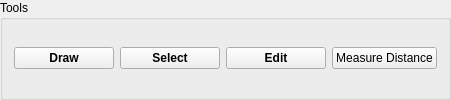
                                <widget class="QGroupBox" name="toolbar_frame">
                                  <property name="title">
                                    <string>Tools</string>
                                  </property>
                                  <layout class="QHBoxLayout" name="toolbar_layout">
                                    <item>
                                      <widget class="QPushButton" name="draw_btn">
                                        <property name="minimumSize">
                                          <size>
                                            <width>100</width>
                                            <height>0</height>
                                          </size>
                                        </property>
                                        <property name="font">
                                          <font>
                                            <weight>75</weight>
                                            <bold>true</bold>
                                          </font>
                                        </property>
                                        <property name="text">
                                          <string>Draw</string>
                                        </property>
                                      </widget>
                                    </item>
                                    <item>
                                      <widget class="QPushButton" name="select_btn">
                                        <property name="minimumSize">
                                          <size>
                                            <width>100</width>
                                            <height>0</height>
                                          </size>
                                        </property>
                                        <property name="font">
                                          <font>
                                            <weight>75</weight>
                                            <bold>true</bold>
                                          </font>
                                        </property>
                                        <property name="text">
                                          <string>Select</string>
                                        </property>
                                      </widget>
                                    </item>
                                    <item>
                                      <widget class="QPushButton" name="edit_btn">
                                        <property name="minimumSize">
                                          <size>
                                            <width>100</width>
                                            <height>0</height>
                                          </size>
                                        </property>
                                        <property name="font">
                                          <font>
                                            <weight>75</weight>
                                            <bold>true</bold>
                                          </font>
                                        </property>
                                        <property name="text">
                                          <string>Edit</string>
                                        </property>
                                      </widget>
                                    </item>
                                  <item><widget class="QPushButton" name="mesure_dist">
<property name="minimumSize">
<size>
<width>100</width>
<height>0</height>
</size>
</property>
<property name="toolTip">
<string>&lt;html&gt;&lt;head/&gt;&lt;body&gt;&lt;p&gt;Measure Distance&lt;/p&gt;&lt;/body&gt;&lt;/html&gt;</string>
</property>
<property name="text">
<string>Measure Distance</string>
</property>
</widget></item></layout>
                                </widget>
